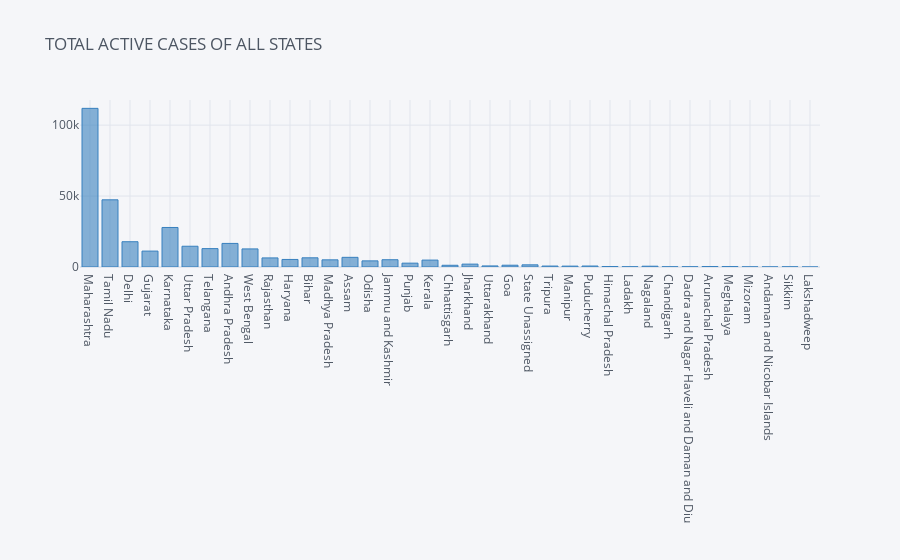

Write notebook code for a chart like this one.
### Code cell
#Total_active_cases.plot.bar(figsize=(18,4))
#plt.title("TOTAL ACTIVE CASES OF STATES")
# range km kr skte h kya:D

#PLOTLY
df.iplot(kind='bar',x='State',y='Active',color='blue',title='TOTAL ACTIVE CASES OF ALL STATES')

### Figure 1 — Plotly figure (JSON) as saved in the notebook; plotly's stock layout.template omitted (floating-point values rounded to 4 significant figures)
{"data": [{"marker": {"color": "rgba(55, 128, 191, 0.6)", "line": {"color": "rgba(55, 128, 191, 1.0)", "width": 1}}, "name": "Active", "orientation": "v", "text": "", "type": "bar", "x": ["Maharashtra", "Tamil Nadu", "Delhi", "Gujarat", "Karnataka", "Uttar Pradesh", "Telangana", "Andhra Pradesh", "West Bengal", "Rajasthan", "Haryana", "Bihar", "Madhya Pradesh", "Assam", "Odisha", "Jammu and Kashmir", "Punjab", "Kerala", "Chhattisgarh", "Jharkhand", "Uttarakhand", "Goa", "State Unassigned", "Tripura", "Manipur", "Puducherry", "Himachal Pradesh", "Ladakh", "Nagaland", "Chandigarh", "Dadra and Nagar Haveli and Daman and Diu", "Arunachal Pradesh", "Meghalaya", "Mizoram", "Andaman and Nicobar Islands", "Sikkim", "Lakshadweep"], "y": [111801, 47343, 17807, 11222, 27849, 14628, 12957, 16621, 12747, 6405, 5320, 6483, 5053, 6810, 4321, 5123, 2711, 4880, 1212, 2039, 754, 1259, 1524, 660, 620, 686, 352, 177, 554, 149, 178, 335, 289, 79, 46, 122, 0]}], "layout": {"legend": {"bgcolor": "#F5F6F9", "font": {"color": "#4D5663"}}, "paper_bgcolor": "#F5F6F9", "plot_bgcolor": "#F5F6F9", "title": {"font": {"color": "#4D5663"}, "text": "TOTAL ACTIVE CASES OF ALL STATES"}, "xaxis": {"gridcolor": "#E1E5ED", "showgrid": true, "tickfont": {"color": "#4D5663"}, "title": {"font": {"color": "#4D5663"}, "text": ""}, "zerolinecolor": "#E1E5ED"}, "yaxis": {"gridcolor": "#E1E5ED", "showgrid": true, "tickfont": {"color": "#4D5663"}, "title": {"font": {"color": "#4D5663"}, "text": ""}, "zerolinecolor": "#E1E5ED"}}}
